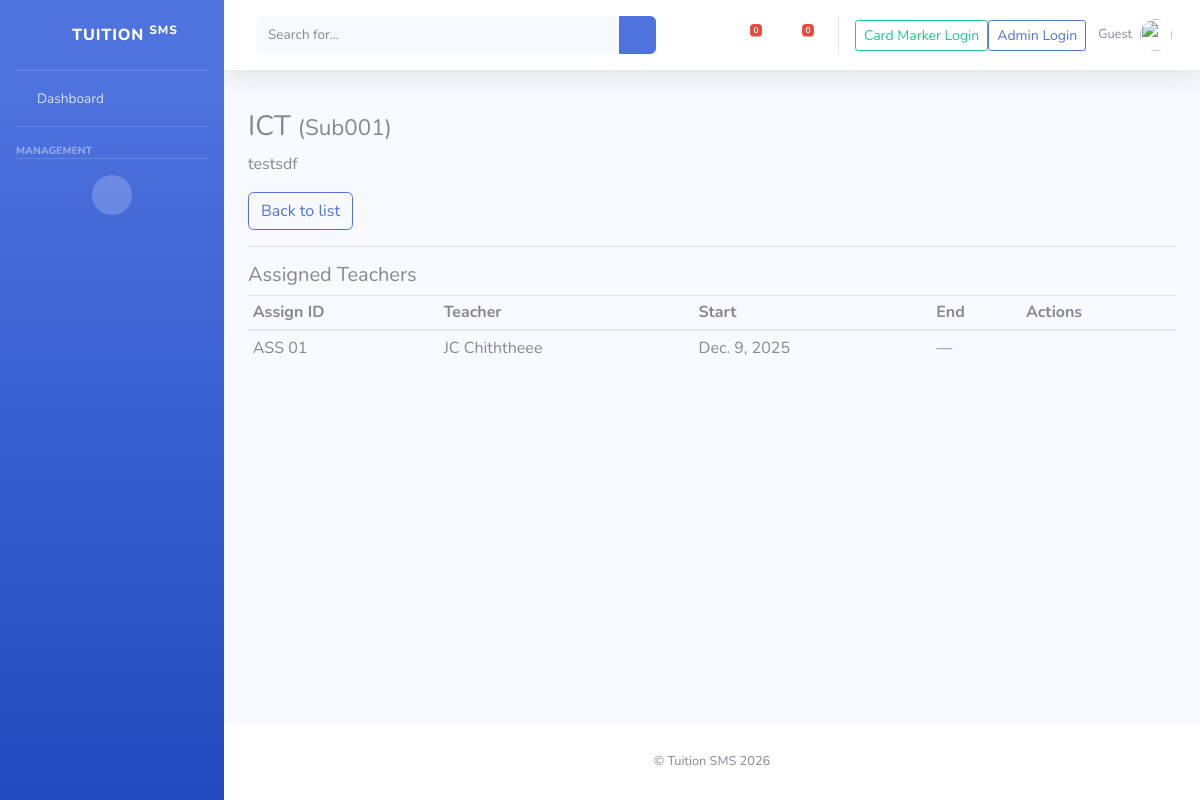
Page /subjects/2/ on the committed database.
### academic_core/models.py (models this page shows, shortened)
class Subject(models.Model):
    subject_id = models.CharField(max_length=40, unique=True)
    name = models.CharField(max_length=200)
    description = models.TextField(blank=True)
    class Meta:
        ordering = ['subject_id']

class SubjectAssignment(models.Model):
    assign_id = models.CharField(max_length=60, unique=True)
    subject = models.ForeignKey(Subject, on_delete=models.CASCADE, related_name='assignments')
    teacher = models.ForeignKey(Teacher, on_delete=models.CASCADE, related_name='assignments')
    start_date = models.DateField(default=timezone.now)
    end_date = models.DateField(null=True, blank=True)
    notes = models.TextField(blank=True)
    class Meta:
        constraints = [
            models.UniqueConstraint(fields=['subject', 'teacher'], name='unique_subject_teacher')
        ]
        ordering = ['-start_date']

class Teacher(models.Model):
    title = models.CharField(max_length=10, choices=TITLE_CHOICES, default='mr')
    first_name = models.CharField(max_length=120)
    last_name = models.CharField(max_length=120)
    profile_photo = models.ImageField(upload_to='teachers/photos/', null=True, blank=True)
    dob = models.DateField(null=True, blank=True)
    phone = models.CharField(max_length=32, blank=True)
    whatsapp = models.CharField(max_length=32, blank=True)
    email = models.EmailField(blank=True, null=True)
    user = models.OneToOneField(
        settings.AUTH_USER_MODEL,
        on_delete=models.SET_NULL,
        null=True,
        blank=True,
        related_name='teacher_profile'
    )
    is_active = models.BooleanField(default=True)
    class Meta:
        ordering = ['last_name', 'first_name']

### academic_core/templates_views.py (the view)
# urls.py: path('subjects/<int:pk>/', tv.SubjectDetailView.as_view(), name='subject_detail'),
class SubjectDetailView(DetailView):
    model = Subject
    template_name = 'academic_core/subject_detail.html'
    context_object_name = 'subject'
    def get_context_data(self, **kwargs):
        ctx = super().get_context_data(**kwargs)
        ctx['assignments'] = self.object.assignments.select_related('teacher').order_by('-start_date')
        return ctx

### academic_core/templates/academic_core/subject_detail.html (shortened to what this page needs)
{% extends 'academic_core/base.html' %}
{% block content %}
<h3>{{ subject.name }} <small class="text-muted">({{ subject.subject_id }})</small></h3>
<p>{{ subject.description|linebreaksbr }}</p>
<div class="mt-3">
  <a class="btn btn-outline-primary" href="{% url 'academic_core:subject_list' %}">Back to list</a>
</div>
<hr>
<h5>Assigned Teachers</h5>
{% if assignments %}
  <table class="table table-sm">
    <thead><tr><th>Assign ID</th><th>Teacher</th><th>Start</th><th>End</th><th>Actions</th></tr></thead>
    <tbody>
      {% for a in assignments %}
      <tr>
        <td>{{ a.assign_id }}</td>
        <td>{% if a.teacher %}{{ a.teacher.first_name }} {{ a.teacher.last_name }}{% else %}—{% endif %}</td>
        <td>{{ a.start_date }}</td>
        <td>{{ a.end_date|default:"—" }}</td>
        <td>
        </td>
      </tr>
      {% endfor %}
    </tbody>
  </table>
{% else %}
  <p><em>No teachers assigned to this subject.</em></p>
{% endif %}
{% endblock %}

### rows in the picture
Subject: name "ICT", subject_id "Sub001", description "testsdf"
SubjectAssignment: assign_id "ASS 01", teacher.first_name "JC", teacher.last_name "Chiththeee", start_date "Dec. 9, 2025", end_date "—"

### other values in the picture
{{ alerts_count|default:"0" }} "0"
{{ messages_count|default:"0" }} "0"
